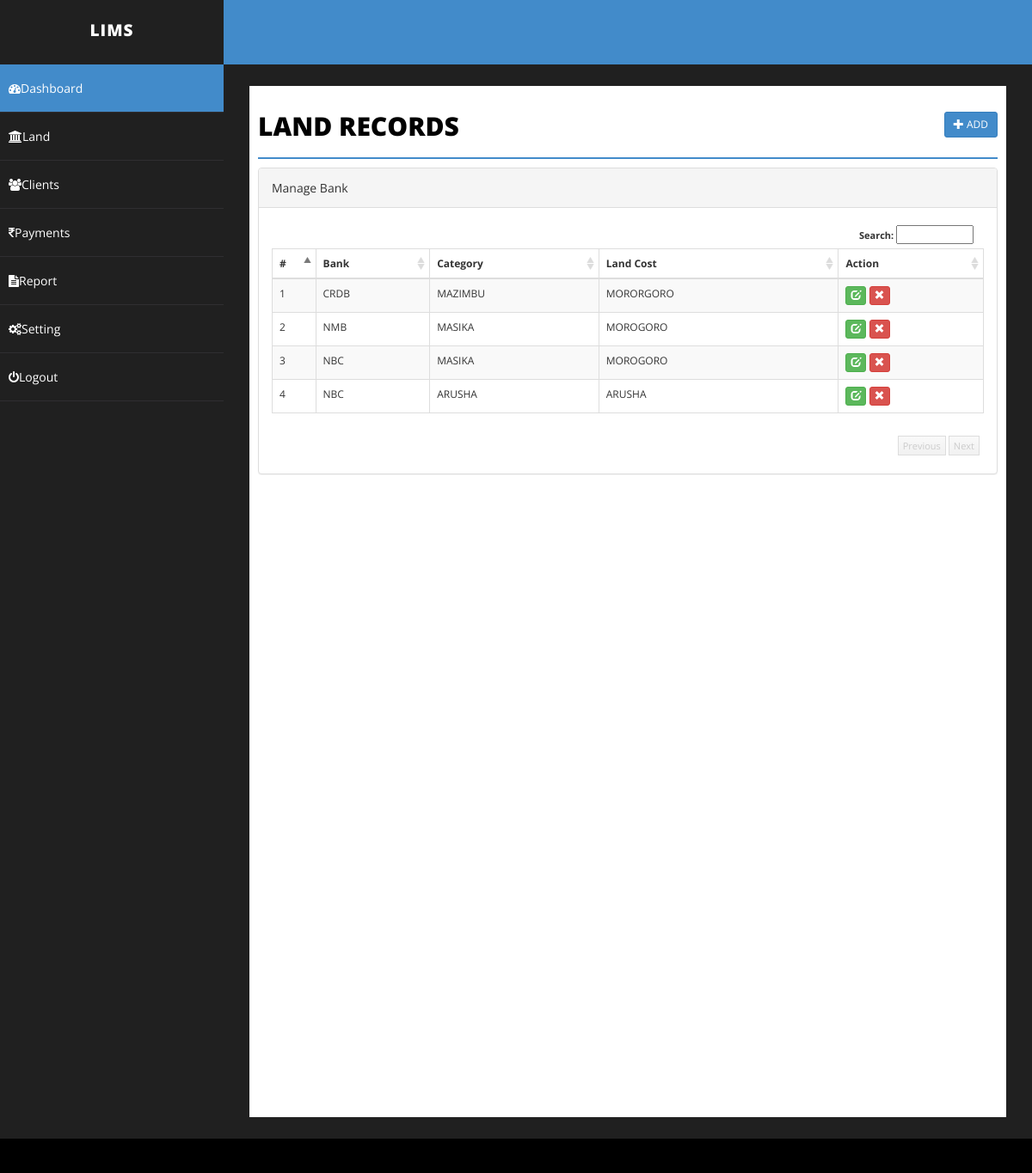
/branch.php (signed in), run on the app's committed database.
### tables this page shows
CREATE TABLE IF NOT EXISTS `branch` (
  `id` int(255) NOT NULL AUTO_INCREMENT,
  `branch` varchar(255) NOT NULL,
  `address` text NOT NULL,
  `detail` text NOT NULL,
  `delete_status` enum('0','1') NOT NULL DEFAULT '0',
  PRIMARY KEY (`id`)
);

### branch.php (the view, shortened to what this page needs)
<?php
include("php/dbconnect.php");
$branch='';
$id= '';
$action = "add";
?>
<!DOCTYPE html>
<html xmlns="http://www.w3.org/1999/xhtml">
<head>
    <link href="css/bootstrap.css" rel="stylesheet" />
    <link href="css/font-awesome.css" rel="stylesheet" />
    <link href="css/basic.css" rel="stylesheet" />
    <link href="css/custom.css" rel="stylesheet" />
</head>
<?php
include("php/header.php");
?>
        <div id="page-wrapper">
            <div id="page-inner">
                <div class="row">
                    <div class="col-md-12">
                        <h1 class="page-head-line">Land Records
						<?php
						echo (isset($_GET['action']) && @$_GET['action']=="add" || @$_GET['action']=="edit")?
						' <a href="branch.php" class="btn btn-primary btn-sm pull-right">Back <i class="glyphicon glyphicon-arrow-right"></i></a>':'<a href="branch.php?action=add" class="btn btn-primary btn-sm pull-right"><i class="glyphicon glyphicon-plus"></i> Add </a>';
						?>
						</h1>
                    </div>
                </div>
        <?php
		 if(isset($_GET['action']) && @$_GET['action']=="add" || @$_GET['action']=="edit")
		 {
		?>
			<script type="text/javascript" src="js/validation/jquery.validate.min.js"></script>
                <div class="row">
                    <div class="col-sm-8 col-sm-offset-2">
               <div class="panel panel-primary">
                        <div class="panel-heading">
                           <?php echo ($action=="add")? "Add Land": "Edit Land"; ?>
                        </div>
						<form action="branch.php" method="post" id="signupForm1" class="form-horizontal">
                        <div class="panel-body">
						<div class="form-group">
								<label class="col-sm-2 control-label" for="Old">Location </label>
								<div class="col-sm-10">
									<input type="text" class="form-control" id="branch" name="branch" value="<?php echo $branch;?>"  />
								</div>
							</div>
							<div class="form-group">
								<label class="col-sm-2 control-label" for="Password"> Category </label>
								<div class="col-sm-10">
                                    <select  class="form-control" id="address" name="address" >
									<option value="">Select Type*</option>
									<option>Bussiness</option>
									<option>Bussiness/Settlement</option>
									<option>Settlement</option>
									<option>Industrial</option>
									<option>Public Services</option>
									<option>Housing Estate</option>
									</select>
								</div>
							</div>
							<div class="form-group">
								<label class="col-sm-2 control-label" for="Confirm"> Land Cost/Sqm(Tsh)</label>
								<div class="col-sm-10">
                                  <select  class="form-control" id="detail" name="detail" >
									<option value="">Select Cost*</option>
									<option>5000-8000</option>
									<option>8000-10000</option>
								</div>
							</div>
						<div class="form-group">
								<div class="col-sm-8 col-sm-offset-2">
								<input type="hidden" name="id" value="<?php echo $id;?>">
								<input type="hidden" name="action" value="<?php echo $action;?>">
									<button type="submit" name="save" class="btn btn-primary">Save </button>
								</div>
							</div>
                         </div>
							</form>
                        </div>
                            </div>
                </div>
		<script type="text/javascript">
		$( document ).ready( function () {
			 if($("#signupForm1").length > 0)
         {
			$( "#signupForm1" ).validate( {
				rules: {
					branch: "required",
					address: "required"
				},
				messages: {
					branch: "Please enter branch name",
					address: "Please enter address"
				},
				errorElement: "em",
				errorPlacement: function ( error, element ) {
					// Add the `help-block` class to the error element
					error.addClass( "help-block" );
					// Add `has-feedback` class to the parent div.form-group
					// in order to add icons to inputs
					element.parents( ".col-sm-10" ).addClass( "has-feedback" );
					if ( element.prop( "type" ) === "checkbox" ) {
						error.insertAfter( element.parent( "label" ) );
					} else {
						error.insertAfter( element );
					}
					// Add the span element, if doesn't exists, and apply the icon classes to it.
					if ( !element.next( "span" )[ 0 ] ) {
						$( "<span class='glyphicon glyphicon-remove form-control-feedback'></span>" ).insertAfter( element );
					}
				},
				success: function ( label, element ) {
					// Add the span element, if doesn't exists, and apply the icon classes to it.
					if ( !$( element ).next( "span" )[ 0 ] ) {
						$( "<span class='glyphicon glyphicon-ok form-control-feedback'></span>" ).insertAfter( $( element ) );
					}
				},
				highlight: function ( element, errorClass, validClass ) {
					$( element ).parents( ".col-sm-10" ).addClass( "has-error" ).removeClass( "has-success" );
					$( element ).next( "span" ).addClass( "glyphicon-remove" ).removeClass( "glyphicon-ok" );
				},
				unhighlight: function ( element, errorClass, validClass ) {
					$( element ).parents( ".col-sm-10" ).addClass( "has-success" ).removeClass( "has-error" );
					$( element ).next( "span" ).addClass( "glyphicon-ok" ).removeClass( "glyphicon-remove" );
				}
			} );
			}
		} );
	</script>
		<?php
		}else{
		?>
		 <link href="css/datatable/datatable.css" rel="stylesheet" />
		<div class="panel panel-default">
                        <div class="panel-heading">
                            Manage Bank
                        </div>
                        <div class="panel-body">
                             <div class="table-sorting table-responsive">
                                <table class="table table-striped table-bordered table-hover" id="tSortable22">
                                    <thead>
                                        <tr>
                                            <th>#</th>
                                            <th>Bank</th>
                                            <th>Category</th>
                                            <th>Land Cost</th>
											<th>Action</th>
                                        </tr>
                                    </thead>
                                    <tbody>
									<?php
									$sql = "select * from branch where delete_status='0'";
									$q = $conn->query($sql);
									$i=1;
									while($r = $q->fetch_assoc())
									{
									echo '<tr>
                                            <td>'.$i.'</td>
                                            <td>'.$r['branch'].'</td>
                                            <td>'.$r['address'].'</td>
                                            <td>'.$r['detail'].'</td>
											<td>
											<a href="branch.php?action=edit&id='.$r['id'].'" class="btn btn-success btn-xs"><span class="glyphicon glyphicon-edit"></span></a>
											<a onclick="return confirm(\'Are you sure you want to delete this record\');" href="branch.php?action=delete&id='.$r['id'].'" class="btn btn-danger btn-xs"><span class="glyphicon glyphicon-remove"></span></a> </td>
                                        </tr>';
										$i++;
									}
									?>
                                    </tbody>
                                </table>
                            </div>
                        </div>
                    </div>
		<?php
		}
		?>
            </div>
        </div>
    </div>
    <div id="footer-sec">
    </div>
</body>
</html>

### css/basic.css (style rules this page uses)
body { font-family: 'Open Sans', sans-serif; line-height:25px; }
#page-wrapper { padding: 15px 15px; min-height: 600px; background: #202020; }
#page-inner { width: 100%; margin: 10px 20px 10px 0px; background-color: #fff!important; padding: 10px; min-height: 1200px; }
.page-head-line { font-size: 30px; text-transform: uppercase; color: #000; font-weight: 800; padding-bottom: 20px; border-bottom: 2px solid #428bca; margin-bottom: 10px; }
#footer-sec { background-color:#000; padding:20px 50px; color:#fff; font-size:12px; }
@media (min-width:768px) { #page-wrapper { margin: 0 0 0 260px; padding: 15px 30px; min-height: 1200px; } }

### css/datatable/datatable.css (style rules this page uses)
.dataTable { float: left; }
.table-sorting { padding: 0px; position: relative; font-size: 12px; background-color: #FFF; }
.table-sorting .table { border-top: 1px solid #DDD; border-bottom: 1px solid #DDD; }
.table-sorting .sorting_asc { background: url('../../img/datatable/sort_asc.png') no-repeat center right; cursor: pointer; }
.table-sorting .sorting { background: url('../../img/datatable/sort_both.png') no-repeat center right; cursor: pointer; }

### data on the page
branch: branch "CRDB", address "MAZIMBU", detail "MORORGORO"
branch: branch "NMB", address "MASIKA", detail "MOROGORO"
branch: branch "NBC", address "MASIKA", detail "MOROGORO"
branch: branch "NBC", address "ARUSHA", detail "ARUSHA"
